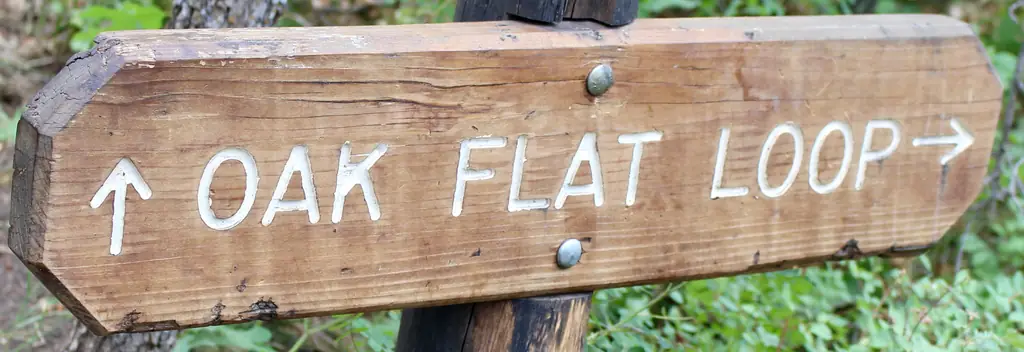
#> input picture fixtures/wire/crop.webp, 1024 x 352 px, given in place of trail-sign.jpg, which was not available
$ python demo.py
#> lines starting #> are read from the running program, lines starting #| are printed output that depends on the picture; pictures that were not available may be replaced by others from this repository, and a replacement may not be noted
### imageoverbt/media.py
"""Pillow encoding and restart-safe SQLite source/representation/chunk storage."""
from dataclasses import dataclass
from hashlib import sha256
from io import BytesIO
import json
import math
import sqlite3

from PIL import Image, ImageOps

from .contract import (Ack, Bounds, Codec, FULL_BOUNDS, Kind, Manifest,
                       MAX_BYTES, MAX_PACKET, PAYLOAD, Packet, Request, WIRE_VERSION, ZERO_ID)


def digest(data):
    return sha256(data).hexdigest()


def image_bytes(image, codec, quality):
    output = BytesIO()
    options = {'quality': quality}
    if codec == Codec.JPEG:
        options.update(optimize=True, progressive=False, subsampling=2)
    else:
        options.update(method=6)
    image.save(output, format=codec.name, **options)
    return output.getvalue()


@dataclass(frozen=True)
class Encoding:
    data: bytes
    codec: Codec
    width: int
    height: int
    quality: int


def encode_budget(image, budget, max_dimension, codec):
    """Choose largest allowed dimensions, then highest tested quality within budget."""
    if not 64 <= budget <= MAX_BYTES or not 1 <= max_dimension <= 8192:
        raise ValueError('Invalid byte budget or maximum dimension')
    codec = Codec(codec)
    candidate = image.convert('RGB').copy()
    candidate.thumbnail((max_dimension, max_dimension), Image.Resampling.LANCZOS)
    while True:
        for quality in (85, 70, 55, 40, 25, 10):
            data = image_bytes(candidate, codec, quality)
            if len(data) <= budget:
                return Encoding(data, codec, *candidate.size, quality)
        if candidate.size == (1, 1):
            raise ValueError('Budget too small for this codec')
        candidate = candidate.resize(tuple(max(1, int(v * .75)) for v in candidate.size),
                                     Image.Resampling.LANCZOS)


@dataclass(frozen=True)
class Representation:
    manifest: Manifest
    data: bytes

    def packets(self):
        for index in range(self.manifest.chunk_count):
            yield Packet(self.manifest.image_id, self.manifest.representation_id, index,
                         self.manifest.chunk_count, self.data[index * PAYLOAD:(index + 1) * PAYLOAD]).encode()


class Store:
    """Single-process endpoint store. Use one database per endpoint, close on shutdown."""
    def __init__(self, path):
        self.db = sqlite3.connect(path)
        self.db.execute('PRAGMA journal_mode=WAL')
        self.db.executescript('''
            CREATE TABLE IF NOT EXISTS sources (id TEXT PRIMARY KEY, data BLOB NOT NULL);
            CREATE TABLE IF NOT EXISTS encodings (key TEXT PRIMARY KEY, data BLOB NOT NULL,
                codec INTEGER, width INTEGER, height INTEGER, quality INTEGER);
            CREATE TABLE IF NOT EXISTS requests (id TEXT PRIMARY KEY, wire BLOB NOT NULL);
            CREATE TABLE IF NOT EXISTS manifests (id TEXT PRIMARY KEY, wire BLOB NOT NULL);
            CREATE TABLE IF NOT EXISTS chunks (rep TEXT, idx INTEGER, data BLOB NOT NULL,
                PRIMARY KEY(rep, idx));
            CREATE TABLE IF NOT EXISTS completed (rep TEXT PRIMARY KEY, data BLOB NOT NULL);
            CREATE TABLE IF NOT EXISTS confirmations (rep TEXT PRIMARY KEY);
        ''')

    def close(self):
        self.db.close()

    def retain(self, path):
        """Keep a lossless, orientation-corrected local source; never crop the preview."""
        with Image.open(path) as original:
            image = ImageOps.exif_transpose(original).convert('RGB')
            if max(image.size) > 65535:
                raise ValueError('Source dimensions exceed contract')
            out = BytesIO()
            image.save(out, format='PNG')
        data = out.getvalue()
        image_id = digest(data)[:32]
        with self.db:
            self.db.execute('INSERT OR IGNORE INTO sources VALUES (?, ?)', (image_id, data))
        return image_id

    def source(self, image_id):
        row = self.db.execute('SELECT data FROM sources WHERE id=?', (image_id,)).fetchone()
        if row is None:
            raise KeyError('Source photo is not retained locally')
        image = Image.open(BytesIO(row[0]))
        image.load()
        return image

    def produce(self, image_id, sender, recipient, *, request=None,
                codec=Codec.WEBP, budget=None):
        """Call for detail only after transport delivers a decoded request to sender."""
        source = self.source(image_id)
        kind, bounds, detail, request_id = Kind.PREVIEW, FULL_BOUNDS, 96, ZERO_ID
        if request is not None:
            # Validate even when the caller constructed a request in memory.
            request = Request.decode(request.encode())
            if request.image_id != image_id or request.recipient != recipient:
                raise ValueError('Request targets a different image or recipient')
            kind, bounds, detail, request_id = request.kind, request.bounds, request.detail, request.request_id
        budget = budget if budget is not None else (1500 if kind == Kind.PREVIEW else 48000)
        key = digest(json.dumps([image_id, bounds.values, detail, int(codec), budget]).encode())
        row = self.db.execute('SELECT data, codec, width, height, quality FROM encodings WHERE key=?',
                              (key,)).fetchone()
        if row:
            encoded = Encoding(row[0], Codec(row[1]), *row[2:])
        else:
            encoded = encode_budget(source.crop(bounds.pixels(*source.size)), budget, detail, codec)
        rep_id = digest(json.dumps([key, sender, recipient, request_id, int(kind), WIRE_VERSION, MAX_PACKET]).encode())[:32]
        manifest = Manifest(image_id, rep_id, sender, recipient, kind, encoded.codec,
                            encoded.width, encoded.height, len(encoded.data),
                            math.ceil(len(encoded.data) / PAYLOAD), digest(encoded.data),
                            request_id, bounds, *source.size)
        with self.db:
            if request:
                old = self.db.execute('SELECT wire FROM requests WHERE id=?', (request_id,)).fetchone()
                if old and old[0] != request.encode():
                    raise ValueError('Request ID reused with different selection')
                self.db.execute('INSERT OR IGNORE INTO requests VALUES (?, ?)', (request_id, request.encode()))
            self.db.execute('INSERT OR IGNORE INTO encodings VALUES (?, ?, ?, ?, ?, ?)',
                            (key, encoded.data, encoded.codec, encoded.width, encoded.height, encoded.quality))
            self._register(manifest)
        return Representation(manifest, encoded.data)

    def register(self, manifest):
        with self.db:
            self._register(manifest)

    def _register(self, manifest):
        wire = manifest.encode()
        old = self.db.execute('SELECT wire FROM manifests WHERE id=?', (manifest.representation_id,)).fetchone()
        if old and old[0] != wire:
            raise ValueError('Representation ID reused with different manifest')
        self.db.execute('INSERT OR IGNORE INTO manifests VALUES (?, ?)', (manifest.representation_id, wire))

    def manifest(self, rep_id):
        row = self.db.execute('SELECT wire FROM manifests WHERE id=?', (rep_id,)).fetchone()
        if row is None:
            raise KeyError('Manifest must arrive before representation chunks')
        return Manifest.decode(row[0])

    def missing(self, rep_id):
        manifest = self.manifest(rep_id)
        if self.completed(rep_id) is not None:
            return []
        received = {r[0] for r in self.db.execute('SELECT idx FROM chunks WHERE rep=?', (rep_id,))}
        return [i for i in range(manifest.chunk_count) if i not in received]

    def completed(self, rep_id):
        row = self.db.execute('SELECT data FROM completed WHERE rep=?', (rep_id,)).fetchone()
        return row[0] if row else None

    def receive(self, wire):
        """Return a verified completion ACK or None; never acknowledge incomplete bytes."""
        packet = Packet.decode(wire)
        manifest = self.manifest(packet.representation_id)
        expected = min(PAYLOAD, manifest.byte_count - packet.index * PAYLOAD)
        if (packet.image_id != manifest.image_id or packet.count != manifest.chunk_count
                or len(packet.payload) != expected):
            raise ValueError('Chunk does not match manifest')
        if self.completed(packet.representation_id) is not None:
            return self.completion_ack(packet.representation_id)
        with self.db:
            old = self.db.execute('SELECT data FROM chunks WHERE rep=? AND idx=?',
                                  (packet.representation_id, packet.index)).fetchone()
            if old and old[0] != packet.payload:
                raise ValueError('Conflicting duplicate chunk')
            self.db.execute('INSERT OR IGNORE INTO chunks VALUES (?, ?, ?)',
                            (packet.representation_id, packet.index, packet.payload))
        if self.missing(packet.representation_id):
            return None
        data = b''.join(row[0] for row in self.db.execute(
            'SELECT data FROM chunks WHERE rep=? ORDER BY idx', (packet.representation_id,)))
        try:
            if len(data) != manifest.byte_count or digest(data) != manifest.sha256:
                raise ValueError('Representation hash mismatch')
            with Image.open(BytesIO(data)) as decoded:
                decoded.load()
                if decoded.size != (manifest.width, manifest.height) or decoded.format != manifest.codec.name:
                    raise ValueError('Decoded representation does not match manifest')
        except Exception:
            # Hash failure cannot identify which CRC-valid chunk was wrong. Restart this
            # representation only; unrelated partial/completed representations survive.
            with self.db:
                self.db.execute('DELETE FROM chunks WHERE rep=?', (packet.representation_id,))
            raise
        with self.db:
            self.db.execute('INSERT INTO completed VALUES (?, ?)', (packet.representation_id, data))
            self.db.execute('DELETE FROM chunks WHERE rep=?', (packet.representation_id,))
        return self.completion_ack(packet.representation_id)

    def completion_ack(self, rep_id):
        if self.completed(rep_id) is None:
            raise ValueError('Cannot acknowledge an unverified representation')
        manifest = self.manifest(rep_id)
        return Ack(rep_id, manifest.recipient, manifest.sha256).encode()

    def confirm(self, wire):
        ack = Ack.decode(wire)
        manifest = self.manifest(ack.representation_id)
        if not ack.complete or ack.recipient != manifest.recipient or ack.sha256 != manifest.sha256:
            raise ValueError('Acknowledgment is not matching receiver completion')
        with self.db:
            self.db.execute('INSERT OR IGNORE INTO confirmations VALUES (?)', (ack.representation_id,))

    def confirmed(self, rep_id):
        return self.db.execute('SELECT 1 FROM confirmations WHERE rep=?', (rep_id,)).fetchone() is not None

    def decoded(self, rep_id):
        data = self.completed(rep_id)
        if data is None:
            raise ValueError('Representation is not verified')
        image = Image.open(BytesIO(data))
        image.load()
        return image, self.manifest(rep_id).bounds

### imageoverbt/contract.py
"""Version 2 binary application contract. All serialized frames fit 220 bytes."""
from dataclasses import dataclass
from enum import IntEnum
import math
import struct
import zlib

WIRE_VERSION = 2
MAX_PACKET = 220
MAX_BYTES = 12 * 1024 * 1024
DATA_HEADER = struct.Struct('>16s16sII')
PAYLOAD = MAX_PACKET - 6 - DATA_HEADER.size
MAX_CHUNKS = math.ceil(MAX_BYTES / PAYLOAD)
ZERO_ID = '00' * 16


class Kind(IntEnum):
    PREVIEW = 0
    CROP = 1
    FULL = 2


class Codec(IntEnum):
    JPEG = 0
    WEBP = 1


@dataclass(frozen=True)
class Bounds:
    """Unsigned 16-bit normalized, half-open bounds on oriented source pixels."""
    left: int
    top: int
    right: int
    bottom: int

    def __post_init__(self):
        if not all(type(v) is int for v in self.values):
            raise ValueError('Bounds must be integer ticks')
        if not (0 <= self.left < self.right <= 65535 and
                0 <= self.top < self.bottom <= 65535):
            raise ValueError('Bounds must describe a nonempty region inside the image')

    @property
    def values(self):
        return self.left, self.top, self.right, self.bottom

    @classmethod
    def normalized(cls, left, top, right, bottom):
        values = (left, top, right, bottom)
        if not all(math.isfinite(v) and 0 <= v <= 1 for v in values):
            raise ValueError('Normalized coordinates must be finite and in [0, 1]')
        return cls(*(round(v * 65535) for v in values))

    def pixels(self, width, height):
        if width <= 0 or height <= 0:
            raise ValueError('Invalid source dimensions')
        return (self.left * width // 65535, self.top * height // 65535,
                math.ceil(self.right * width / 65535),
                math.ceil(self.bottom * height / 65535))

    # [4 lines left out: function overlay, not called in this run]


FULL_BOUNDS = Bounds(0, 0, 65535, 65535)


def identifier(value):
    if len(value) != 32 or value != value.lower():
        raise ValueError('IDs must be 32 lowercase hexadecimal characters')
    return bytes.fromhex(value)


def frame(tag, body):
    data = bytes((WIRE_VERSION, tag)) + body
    wire = data + struct.pack('>I', zlib.crc32(data))
    if len(wire) > MAX_PACKET:
        raise ValueError('Application packet exceeds 220 bytes')
    return wire


def unframe(wire, tag):
    if not 6 <= len(wire) <= MAX_PACKET or wire[:2] != bytes((WIRE_VERSION, tag)):
        raise ValueError('Invalid packet size, version, or type')
    if zlib.crc32(wire[:-4]) != struct.unpack('>I', wire[-4:])[0]:
        raise ValueError('Packet CRC mismatch')
    return wire[2:-4]


@dataclass(frozen=True)
class Request:
    request_id: str
    image_id: str
    recipient: int
    bounds: Bounds = FULL_BOUNDS
    detail: int = 1024
    kind: Kind = Kind.CROP
    STRUCT = struct.Struct('>16s16sI4HIB')

    def __post_init__(self):
        identifier(self.request_id)
        identifier(self.image_id)
        if not 0 <= self.recipient <= 0xffffffff or not 1 <= self.detail <= 8192:
            raise ValueError('Invalid recipient or requested maximum dimension')
        if self.request_id == ZERO_ID:
            raise ValueError('Request ID must be nonzero')
        if self.kind not in (Kind.CROP, Kind.FULL):
            raise ValueError('Requests must ask for crop or full detail')
        if self.kind == Kind.FULL and self.bounds != FULL_BOUNDS:
            raise ValueError('Full-image requests must cover the full image')

    def encode(self):
        return frame(2, self.STRUCT.pack(identifier(self.request_id),
                     identifier(self.image_id), self.recipient, *self.bounds.values,
                     self.detail, self.kind))

    @classmethod
    def decode(cls, wire):
        try:
            r, i, recipient, l, t, right, b, detail, kind = cls.STRUCT.unpack(unframe(wire, 2))
            return cls(r.hex(), i.hex(), recipient, Bounds(l, t, right, b), detail, Kind(kind))
        except struct.error as exc:
            raise ValueError('Invalid request length') from exc


@dataclass(frozen=True)
class Manifest:
    image_id: str
    representation_id: str
    sender: int
    recipient: int
    kind: Kind
    codec: Codec
    width: int
    height: int
    byte_count: int
    chunk_count: int
    sha256: str
    request_id: str = ZERO_ID
    bounds: Bounds = FULL_BOUNDS
    source_width: int = 1
    source_height: int = 1
    STRUCT = struct.Struct('>16s16sIIBBIIQI32s16s4HII')

    def __post_init__(self):
        for value in (self.image_id, self.representation_id, self.request_id):
            identifier(value)
        if len(self.sha256) != 64 or len(bytes.fromhex(self.sha256)) != 32:
            raise ValueError('Invalid content hash')
        if not 1 <= self.byte_count <= MAX_BYTES:
            raise ValueError('Representation exceeds media limit')
        if self.chunk_count != math.ceil(self.byte_count / PAYLOAD):
            raise ValueError('Invalid chunk count')
        if any(not 1 <= v <= 65535 for v in
               (self.width, self.height, self.source_width, self.source_height)):
            raise ValueError('Invalid dimensions')
        if any(not 0 <= v <= 0xffffffff for v in (self.sender, self.recipient)):
            raise ValueError('Invalid endpoint')
        Kind(self.kind)
        Codec(self.codec)
        if self.kind == Kind.PREVIEW and self.request_id != ZERO_ID:
            raise ValueError('Previews do not have requests')
        if self.kind != Kind.PREVIEW and self.request_id == ZERO_ID:
            raise ValueError('Requested representations require a request ID')
        if self.kind != Kind.CROP and self.bounds != FULL_BOUNDS:
            raise ValueError('Preview/full representations cover the source')

    def encode(self):
        return frame(1, self.STRUCT.pack(identifier(self.image_id), identifier(self.representation_id),
                     self.sender, self.recipient, self.kind, self.codec, self.width, self.height,
                     self.byte_count, self.chunk_count, bytes.fromhex(self.sha256),
                     identifier(self.request_id), *self.bounds.values, self.source_width, self.source_height))

    @classmethod
    def decode(cls, wire):
        try:
            v = cls.STRUCT.unpack(unframe(wire, 1))
            return cls(v[0].hex(), v[1].hex(), v[2], v[3], Kind(v[4]), Codec(v[5]),
                       *v[6:10], v[10].hex(), v[11].hex(), Bounds(*v[12:16]), *v[16:18])
        except struct.error as exc:
            raise ValueError('Invalid manifest length') from exc


@dataclass(frozen=True)
class Packet:
    image_id: str
    representation_id: str
    index: int
    count: int
    payload: bytes

    def encode(self):
        identifier(self.image_id)
        identifier(self.representation_id)
        if not 0 <= self.index < self.count <= MAX_CHUNKS or not 1 <= len(self.payload) <= PAYLOAD:
            raise ValueError('Invalid chunk')
        return frame(3, DATA_HEADER.pack(identifier(self.image_id), identifier(self.representation_id),
                     self.index, self.count) + self.payload)

    @classmethod
    def decode(cls, wire):
        body = unframe(wire, 3)
        try:
            i, r, index, count = DATA_HEADER.unpack(body[:DATA_HEADER.size])
            packet = cls(i.hex(), r.hex(), index, count, body[DATA_HEADER.size:])
            packet.encode()
            return packet
        except struct.error as exc:
            raise ValueError('Invalid data header') from exc


@dataclass(frozen=True)
class Ack:
    """Hop receipt is never evidence of end-to-end completion."""
    representation_id: str
    recipient: int
    sha256: str
    complete: bool = True

    def __post_init__(self):
        identifier(self.representation_id)
        if not 0 <= self.recipient <= 0xffffffff or type(self.complete) is not bool:
            raise ValueError('Invalid acknowledgment recipient or type')
        if len(self.sha256) != 64 or len(bytes.fromhex(self.sha256)) != 32:
            raise ValueError('Invalid acknowledgment hash')

    def encode(self):
        return frame(4 if self.complete else 5, struct.pack('>16sI32s',
                     identifier(self.representation_id), self.recipient, bytes.fromhex(self.sha256)))

    @classmethod
    def decode(cls, wire):
        if len(wire) < 2 or wire[1] not in (4, 5):
            raise ValueError('Invalid acknowledgment type')
        try:
            r, recipient, digest = struct.unpack('>16sI32s', unframe(wire, wire[1]))
            return cls(r.hex(), recipient, digest.hex(), wire[1] == 4)
        except struct.error as exc:
            raise ValueError('Invalid acknowledgment length') from exc


def missing_frames(representation_id, indices):
    """Batch uint32 missing indices so every selective retry request fits the cap."""
    indices = list(indices)
    if any(type(i) is not int or not 0 <= i < MAX_CHUNKS for i in indices):
        raise ValueError('Invalid missing index')
    batch_size = (MAX_PACKET - 6 - 16) // 4
    for start in range(0, len(indices), batch_size):
        batch = indices[start:start + batch_size]
        yield frame(6, identifier(representation_id) + struct.pack(f'>{len(batch)}I', *batch))


# [8 lines left out: function decode_missing, not called in this run]

### imageoverbt/demo.py
"""Offline Phase 1 acceptance demo; no mesh timing or delivery claims are simulated."""
import argparse
from dataclasses import asdict
import json
from pathlib import Path
import random
import tempfile

from PIL import Image, ImageDraw

from .contract import Bounds, Codec, Manifest, MAX_PACKET, Request, missing_frames
from .media import Store, encode_budget

SIGN_BOUNDS = Bounds.normalized(.18, .25, .84, .59)


def run(source, output):
    output = Path(output)
    output.mkdir(parents=True, exist_ok=True)
    with tempfile.TemporaryDirectory() as work:
        sender = Store(Path(work) / 'sender.db')
        receiver = Store(Path(work) / 'receiver.db')
        try:
            image_id = sender.retain(source)
#> in retain, original is the input picture: PIL image 1024x352 RGB; mean R, G, B 165.7, 154.9, 133.5
            preview = sender.produce(image_id, 1, 2, budget=300)
#> in encode_budget, `candidate.thumbnail((max_dimension, max_dimension), Image.Resampling.L..`:
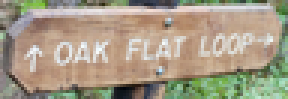
#> candidate: PIL image 96x33 RGB (shown 3 times larger); mean R, G, B 165.6, 154.9, 133.4
#> the loop in encode_budget, `while True:` made 2 passes
#> pass 1, in encode_budget, `candidate = candidate.resize(tuple(max(1, int(v * .75)) for v in candi..`:
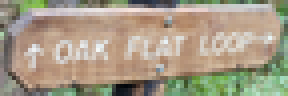
#> candidate: PIL image 72x24 RGB (shown 4 times larger); mean R, G, B 165.6, 154.8, 133.4
            request = Request('10' * 16, image_id, 2, SIGN_BOUNDS, 1024)
            # Explicit wire round trip: generating a request in the recipient UI
            # must not itself cause the sender to produce a crop.
            crop = sender.produce(image_id, 1, 2, request=Request.decode(request.encode()))
#> call 2 of encode_budget, with budget = 48000, max_dimension = 1024, codec = 1
#> in encode_budget (call 2), `candidate = image.convert('RGB').copy()`:
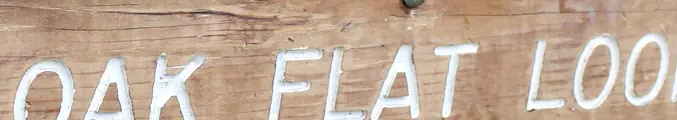
#> candidate: PIL image 677x120 RGB; mean R, G, B 195.5, 172.8, 154.1
#> (the rest of the program and of its run is left out)
